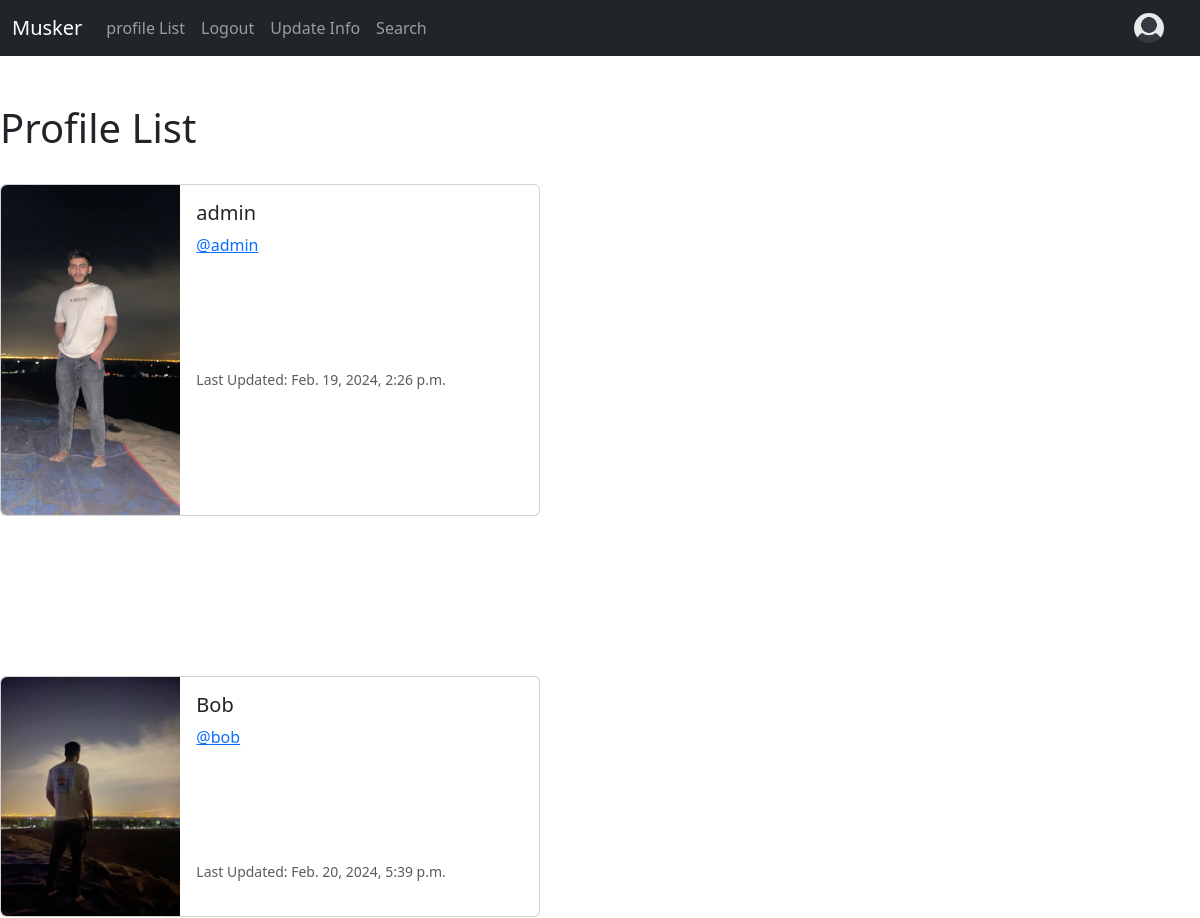
The page /profile_list/ (signed in, upper part) on the database as committed earlier.
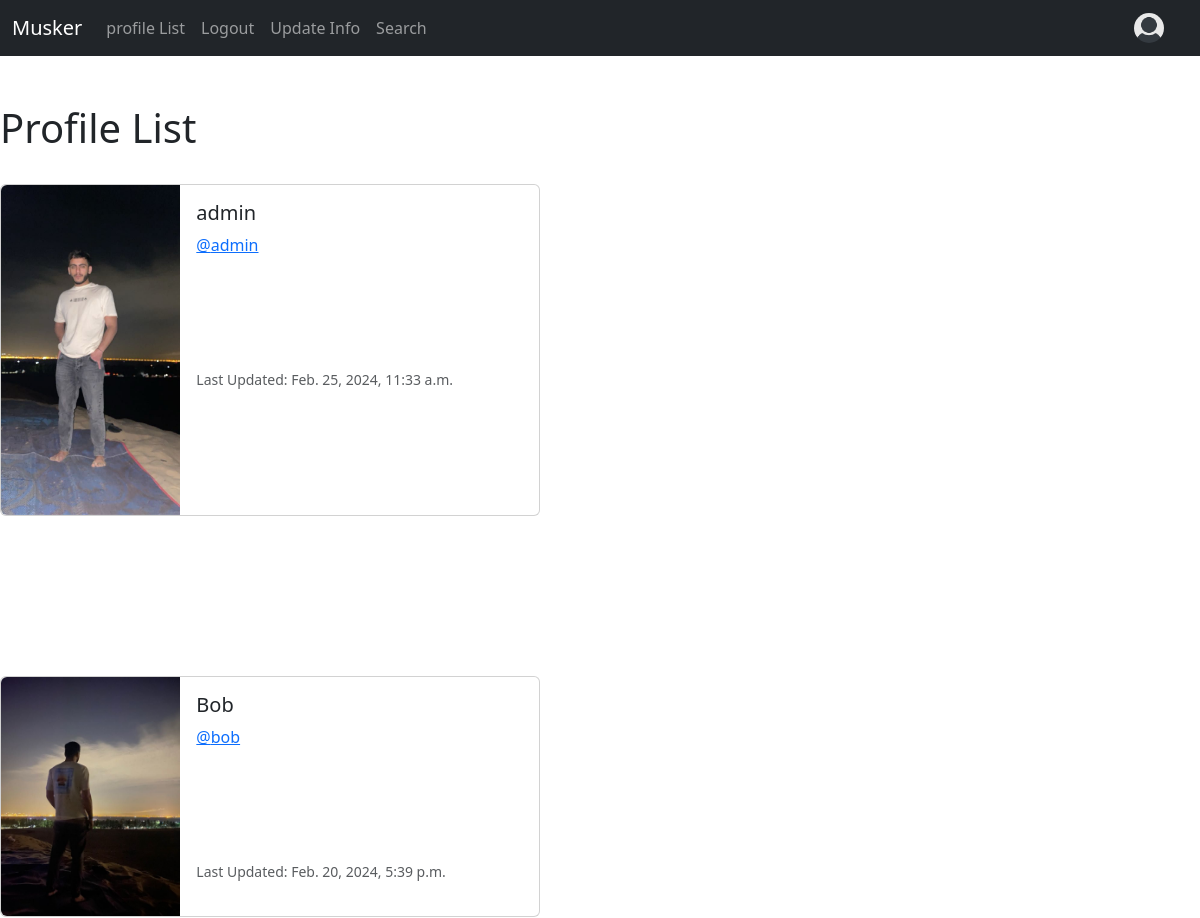
The same page on the database as committed later.
### muskerapp/models.py (models this page shows, shortened)
class Profile(models.Model):
    user = models.OneToOneField(User, on_delete=models.CASCADE)
    Follows=models.ManyToManyField("self",
                                   related_name="followed_by",
                                   symmetrical=False,
                                   blank=True,
                                   )
    date_modified=models.DateTimeField(User,auto_now=True)
    profile_image=models.ImageField(null=True, blank=True,upload_to="images/")
    profile_bio=models.CharField(null=True, blank=True,max_length=100)
    homepage_link=models.CharField(null=True, blank=True,max_length=100)
    facebook_link=models.CharField(null=True, blank=True,max_length=100)
    instagram_link=models.CharField(null=True, blank=True,max_length=100)
    linkedin_link=models.CharField(null=True, blank=True,max_length=100)

### muskerapp/views.py (the view)
# urls.py: path('profile_list/',profile_list,name="profile_list"),
def profile_list(request):
    if request.user.is_authenticated:
        profiles=Profile.objects.exclude(user=request.user)
        return render(request,'profile_list.html',{'profiles':profiles})
    else:
        messages.success(request,("you must be logged in"))
        return redirect('home')

### muskerapp/templates/profile_list.html
{% extends "base.html" %}
{% load static %}
{%block content%}
<h1>Profile List</h1>
<br/>
{%if profiles%}
    {%for profile in profiles%}
    <div class="card mb-3" style="max-width: 540px;">
        <div class="row g-0">
          <div class="col-md-4">
            {% if profile.profile_image %}
            <img src="{{ profile.profile_image.url }}" width=200 height=200 class="img-fluid rounded-start" alt="{{profile.user.username}}">
            {% else %}
            <img src="{% static 'images/default_profile_pic.png' %}" class="img-fluid rounded-start" alt="Profile Image">
            {% endif %}
          </div>
          <div class="col-md-8">
            <div class="card-body">
              <h5 class="card-title">{{profile.user.username}}</h5>
              <p class="card-text"><a href="{% url 'profile' profile.user.id %}">@{{profile.user.username |lower}}</a></p>
              <br/><br/>
              <br/><br/>
              <p class="card-text"><small class="text-body-secondary">Last Updated: {{profile.date_modified}}</small></p>
            </div>
          </div>
        </div>
      </div>
      <br/><br/>
      <br/><br/>
      <br/><br/>
    {% endfor %}
{% endif %}
{%endblock%}

Rows that differ between the two databases and show on the page:
changed Profile "admin": date_modified "Feb. 19, 2024, 2:26 p.m." → "Feb. 25, 2024, 11:33 a.m."
